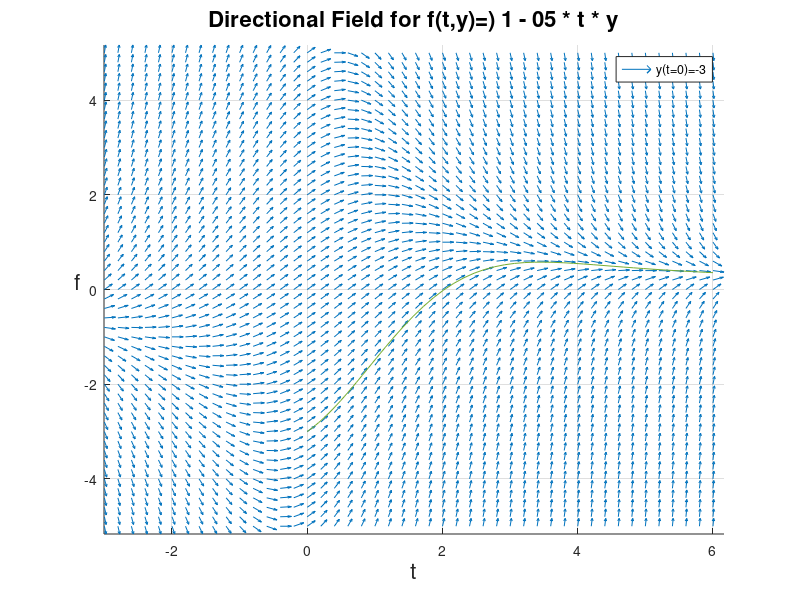

This figure's MATLAB source:
%{
    Title: directionalFieldsIVP

    Purpose: learn how to plot directional fields for first order ODEs (ordinary
             differential equations)  y' = f(t,y) over the rectangular domain
                    R = { (t,f) : tMin<=t<=tMax and fMin<=f<=fMax }
             Also, graph a specific IVP, solved with ODE45

             To do this we introduce the matlab functions
                *meshgrid: creates points on our rectangular domain R of
                           uniform length
                *quiver: plots (cute) little vectors at each point of a
                         rectangular domain whose directions are determined
                         by our function f(t,y)
                *ode45: integrates an equation dy/dt = f(t,y) so we get y(t)
    Notes:
        * When drawing directional fields, your first order ODE must be in
          'normal form' which is the form y' = f(t,y)  (notice that there is
          nothing in front of y', i.e.: everything has been moved into the
          function f)
        * Using quiver, we usually have to rescale the little vectors to make
          them more pretty
%}

%we always want a clear and close all at the top of our matlab (script) files
clear all;
close all;

%Here we define the boundary for our directional field, as well as the fineness;
%t is the horizontal axis and f is our vertical axis
tMin = -3; tMax =6;
fMin = -5; fMax = 5;
gridStepSize = 0.2;

%{
 Here we define (as an 'anonomous function') the function we wish to see as a
 directional field, as well as to numerically integrate.  Note the dot-operator
 notation to handle componentwise operations of vectors as well as matrices.
%}
f = @(t,y) 1 - 0.5*t.*y;



%{
    Here we create our rectangular uniform grid R.  At each value of f we have
    the entire time domain from tMin to tMax.  Imagine R visually as a screen
    (like on a door) where the intersections occur at (t_i,f_i)
%}
tAxis = tMin:gridStepSize:tMax; %here we give the range for time
fAxis = fMin:gridStepSize:fMax; %here we give the range for fValues

%Now we tell matlab to create a rectanglular grid of uniform points (t,f)
[ tDom, fDom ] = meshgrid( tAxis, fAxis);


%{
  A small example on how to integrate a first order ODE.  Note that we can not
  start the ode solver at t==0, as the differential equation y'=cos(2*t)-y./t is
  not defined at t=0, hence we solve for y over the time domain 0.1 to tMax.  Added to
  this, since I want to  run the solition as an animation, I force a very small time step
  into ode45; by doing so, the animation is slowed down.
%}
y0=-3;   %Initial vaue to the differential equation y'=cos(2*t)-y./t
t0 = 0;
[t,y]=ode45(f, [t0 tMax], y0);

%{
    Next we build the data to display the arrows in the directional field
    Here we calucate the horizontal and vertical components of the vectors at
    each point (t,y).  As we want all of the vectors to be the same length, we
    normalize the vectors (The L).  We want the vectors the same length because
    making pretty directional fiends can be a reall pain sometimes.  For
    example, set L to 1 (which removes normalization) and see the sad
    'directional' field (more like a bunch of dots :P)
%}
dF = f(tDom, fDom);       %vertical component of vector at point (1,\dot y)
dT = ones(size(dF));      %horizontal component of vector at point (1,\dot y)
L = sqrt(dT.^2 + dF.^2);  %here we normalize the vector <u,v> where u==dT v==dF
scaleFactor = 0.6;        %for scaling the lengths of the vectors (to prettify)

%Here we plot the directional field as well as the 
%At the points specified by tDom and fDom we draw the vector with components dT
%and dF.  We normalized the lengths of the vectors all the vectors, and added a
%scale factor of 0.5 to make the plot pretty; I had to try a few scalar values
%to get the pretty-ness I desired :).  Note in the graph, all vectors <dT,dF>
%are of the same length; that's the normalization process :)
%{
  Also, we get silly with automating the title of the plot.  It's just there to showcase
  some of the interesting features of Matlab and of programing in general.  That is, it's
  just for fun, as because this file is so small, and that there won't be too many
  candidate functions, there really is no need to automate the generation of the title to
  this plot.   Also also, I wrote this section in comment-block format since by doing so,
  you are able to collapse (fold) this comment block.
%}
hold on;
    quiver(tDom, fDom, dT./L, dF./L, scaleFactor);  %Plots the vector field
    plot(t, y);
    functionName = func2str(f);
    functionName = functionName(7:end);%find out what I do by debugging :)
    functionName = regexprep(functionName,'[.]','');%find out what I do by debugging :)
    title(strcat('Directional Field for f(t,y)=', functionName), 'FontSize', 16);
    xlabel('t', 'FontSize', 16);
    ylabel('f',  'FontSize', 16, 'Rotation',0);
    legend( strcat('y(t=', num2str(t0),')=', num2str(y(1))), 'Location', 'best' );
    axis tight; %cuts out all of the white space around our dir field
    grid on;
    %Note that comet is really finicky when plotting; comet must be the last thing you
    %draw to your figure i.e.: you must put the title and everything before comet.
    %comet(t, y); %Plots the solution to the IVP found with ode45 as an animation
hold off;



%
% end directionalFieldsIVP.m
%
